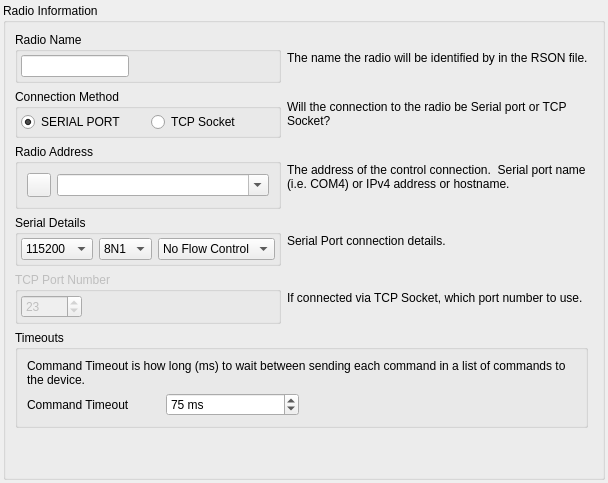
      <widget class="QWidget" name="radioTab">
       <attribute name="title">
        <string>Radio</string>
       </attribute>
       <layout class="QVBoxLayout" name="verticalLayout_4">
        <property name="spacing">
         <number>6</number>
        </property>
        <property name="leftMargin">
         <number>3</number>
        </property>
        <property name="topMargin">
         <number>3</number>
        </property>
        <property name="rightMargin">
         <number>3</number>
        </property>
        <property name="bottomMargin">
         <number>3</number>
        </property>
        <item>
         <widget class="QGroupBox" name="groupBox">
          <property name="title">
           <string>Radio Information</string>
          </property>
          <layout class="QGridLayout" name="gridLayout">
           <item row="1" column="2">
            <widget class="QLabel" name="label_4">
             <property name="text">
              <string>Will the connection to the radio be Serial port or TCP Socket?</string>
             </property>
             <property name="wordWrap">
              <bool>true</bool>
             </property>
            </widget>
           </item>
           <item row="2" column="2">
            <widget class="QLabel" name="label_6">
             <property name="text">
              <string>The address of the control connection.  Serial port name (i.e. COM4) or IPv4 address or hostname.</string>
             </property>
             <property name="wordWrap">
              <bool>true</bool>
             </property>
            </widget>
           </item>
           <item row="2" column="0" colspan="2">
            <widget class="QGroupBox" name="groupBox_5">
             <property name="title">
              <string>Radio Address</string>
             </property>
             <layout class="QHBoxLayout" name="horizontalLayout_5">
              <item>
               <widget class="QPushButton" name="refreshSerialButton">
                <property name="minimumSize">
                 <size>
                  <width>24</width>
                  <height>24</height>
                 </size>
                </property>
                <property name="maximumSize">
                 <size>
                  <width>24</width>
                  <height>24</height>
                 </size>
                </property>
                <property name="toolTip">
                 <string>Refresh serial port list</string>
                </property>
                <property name="text">
                 <string/>
                </property>
                <property name="icon">
                 <iconset theme="QIcon::ThemeIcon::ViewRefresh"/>
                </property>
               </widget>
              </item>
              <item>
               <widget class="QComboBox" name="radioAddressComboBox">
                <property name="toolTip">
                 <string>Serial or IPv4 Address of Radio</string>
                </property>
                <property name="editable">
                 <bool>true</bool>
                </property>
                <property name="maxCount">
                 <number>64</number>
                </property>
                <property name="insertPolicy">
                 <enum>QComboBox::InsertPolicy::InsertAlphabetically</enum>
                </property>
                <property name="placeholderText">
                 <string/>
                </property>
               </widget>
              </item>
             </layout>
            </widget>
           </item>
           <item row="7" column="0">
            <spacer name="verticalSpacer">
             <property name="orientation">
              <enum>Qt::Orientation::Vertical</enum>
             </property>
             <property name="sizeHint" stdset="0">
              <size>
               <width>20</width>
               <height>40</height>
              </size>
             </property>
            </spacer>
           </item>
           <item row="3" column="2">
            <widget class="QLabel" name="label_7">
             <property name="text">
              <string>Serial Port connection details.</string>
             </property>
            </widget>
           </item>
           <item row="4" column="2">
            <widget class="QLabel" name="label_8">
             <property name="text">
              <string>If connected via TCP Socket, which port number to use.</string>
             </property>
            </widget>
           </item>
           <item row="4" column="0" colspan="2">
            <widget class="QGroupBox" name="tcpPortNumberGroupBox">
             <property name="enabled">
              <bool>false</bool>
             </property>
             <property name="title">
              <string>TCP Port Number</string>
             </property>
             <layout class="QVBoxLayout" name="verticalLayout_2">
              <property name="leftMargin">
               <number>3</number>
              </property>
              <property name="topMargin">
               <number>3</number>
              </property>
              <property name="rightMargin">
               <number>3</number>
              </property>
              <property name="bottomMargin">
               <number>3</number>
              </property>
              <item>
               <widget class="QSpinBox" name="tcpPortSpinBox">
                <property name="sizePolicy">
                 <sizepolicy hsizetype="Fixed" vsizetype="Fixed">
                  <horstretch>0</horstretch>
                  <verstretch>0</verstretch>
                 </sizepolicy>
                </property>
                <property name="maximum">
                 <number>65535</number>
                </property>
                <property name="value">
                 <number>23</number>
                </property>
               </widget>
              </item>
             </layout>
            </widget>
           </item>
           <item row="0" column="0" colspan="2">
            <widget class="QGroupBox" name="groupBox_4">
             <property name="title">
              <string>Radio Name</string>
             </property>
             <layout class="QHBoxLayout" name="horizontalLayout_4">
              <property name="leftMargin">
               <number>3</number>
              </property>
              <property name="topMargin">
               <number>3</number>
              </property>
              <property name="rightMargin">
               <number>3</number>
              </property>
              <property name="bottomMargin">
               <number>3</number>
              </property>
              <item>
               <widget class="QLineEdit" name="radioNameLineEdit">
                <property name="sizePolicy">
                 <sizepolicy hsizetype="Fixed" vsizetype="Fixed">
                  <horstretch>0</horstretch>
                  <verstretch>0</verstretch>
                 </sizepolicy>
                </property>
                <property name="text">
                 <string/>
                </property>
                <property name="maxLength">
                 <number>16</number>
                </property>
               </widget>
              </item>
              <item>
               <spacer name="horizontalSpacer_3">
                <property name="orientation">
                 <enum>Qt::Orientation::Horizontal</enum>
                </property>
                <property name="sizeHint" stdset="0">
                 <size>
                  <width>40</width>
                  <height>20</height>
                 </size>
                </property>
               </spacer>
              </item>
             </layout>
            </widget>
           </item>
           <item row="0" column="3">
            <spacer name="horizontalSpacer">
             <property name="orientation">
              <enum>Qt::Orientation::Horizontal</enum>
             </property>
             <property name="sizeHint" stdset="0">
              <size>
               <width>5</width>
               <height>20</height>
              </size>
             </property>
            </spacer>
           </item>
           <item row="3" column="0" colspan="2">
            <widget class="QGroupBox" name="serialDetailsGroupBox">
             <property name="title">
              <string>Serial Details</string>
             </property>
             <layout class="QHBoxLayout" name="horizontalLayout_3">
              <property name="leftMargin">
               <number>3</number>
              </property>
              <property name="topMargin">
               <number>3</number>
              </property>
              <property name="rightMargin">
               <number>3</number>
              </property>
              <property name="bottomMargin">
               <number>3</number>
              </property>
              <item>
               <widget class="QComboBox" name="serialBaudComboBox">
                <property name="currentIndex">
                 <number>7</number>
                </property>
                <property name="maxCount">
                 <number>8</number>
                </property>
                <item>
                 <property name="text">
                  <string>1200</string>
                 </property>
                </item>
                <item>
                 <property name="text">
                  <string>2400</string>
                 </property>
                </item>
                <item>
                 <property name="text">
                  <string>4800</string>
                 </property>
                </item>
                <item>
                 <property name="text">
                  <string>9600</string>
                 </property>
                </item>
                <item>
                 <property name="text">
                  <string>19200</string>
                 </property>
                </item>
                <item>
                 <property name="text">
                  <string>38400</string>
                 </property>
                </item>
                <item>
                 <property name="text">
                  <string>57600</string>
                 </property>
                </item>
                <item>
                 <property name="text">
                  <string>115200</string>
                 </property>
                </item>
               </widget>
              </item>
              <item>
               <widget class="QComboBox" name="serialParamsComboBox">
                <item>
                 <property name="text">
                  <string>8N1</string>
                 </property>
                </item>
                <item>
                 <property name="text">
                  <string>7O1</string>
                 </property>
                </item>
               </widget>
              </item>
              <item>
               <widget class="QComboBox" name="serialFlowControlComboBox">
                <item>
                 <property name="text">
                  <string>No Flow Control</string>
                 </property>
                </item>
                <item>
                 <property name="text">
                  <string>RTS</string>
                 </property>
                </item>
                <item>
                 <property name="text">
                  <string>DTR</string>
                 </property>
                </item>
                <item>
                 <property name="text">
                  <string>RTS+DTR</string>
                 </property>
                </item>
               </widget>
              </item>
             </layout>
            </widget>
           </item>
           <item row="1" column="0" colspan="2">
            <widget class="QGroupBox" name="groupBox_3">
             <property name="title">
              <string>Connection Method</string>
             </property>
             <layout class="QHBoxLayout" name="horizontalLayout">
              <property name="leftMargin">
               <number>3</number>
              </property>
              <property name="topMargin">
               <number>3</number>
              </property>
              <property name="rightMargin">
               <number>3</number>
              </property>
              <property name="bottomMargin">
               <number>3</number>
              </property>
              <item>
               <widget class="QRadioButton" name="pttMethodCATRadioButton">
                <property name="text">
                 <string>SERIAL PORT</string>
                </property>
                <property name="checked">
                 <bool>true</bool>
                </property>
                <property name="autoRepeat">
                 <bool>true</bool>
                </property>
               </widget>
              </item>
              <item>
               <widget class="QRadioButton" name="pttMethodTCPRadioButton">
                <property name="text">
                 <string>TCP Socket</string>
                </property>
                <property name="checked">
                 <bool>false</bool>
                </property>
               </widget>
              </item>
             </layout>
            </widget>
           </item>
           <item row="0" column="2">
            <widget class="QLabel" name="label_2">
             <property name="text">
              <string>The name the radio will be identified by in the RSON file.</string>
             </property>
            </widget>
           </item>
           <item row="6" column="0" colspan="3">
            <widget class="QGroupBox" name="groupBox_25">
             <property name="title">
              <string>Timeouts</string>
             </property>
             <layout class="QGridLayout" name="gridLayout_4">
              <item row="0" column="0" colspan="4">
               <widget class="QLabel" name="label_19">
                <property name="text">
                 <string>Command Timeout is how long (ms) to wait between sending each command in a list of commands to the device.</string>
                </property>
                <property name="wordWrap">
                 <bool>true</bool>
                </property>
               </widget>
              </item>
              <item row="1" column="0">
               <widget class="QLabel" name="label_18">
                <property name="text">
                 <string>Command Timeout</string>
                </property>
               </widget>
              </item>
              <item row="1" column="1">
               <widget class="QSpinBox" name="commandTimeoutSpinBox">
                <property name="suffix">
                 <string> ms</string>
                </property>
                <property name="minimum">
                 <number>20</number>
                </property>
                <property name="maximum">
                 <number>500</number>
                </property>
                <property name="singleStep">
                 <number>5</number>
                </property>
                <property name="value">
                 <number>75</number>
                </property>
               </widget>
              </item>
             </layout>
            </widget>
           </item>
          </layout>
         </widget>
        </item>
       </layout>
      </widget>
